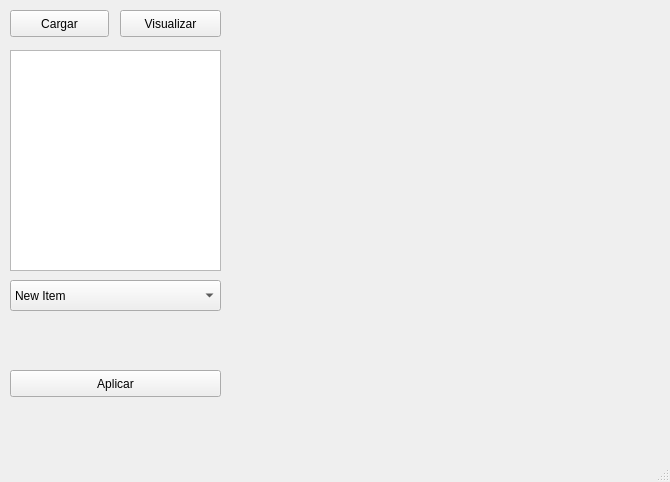
<?xml version="1.0" encoding="UTF-8"?>
<ui version="4.0">
 <class>MainWindow</class>
 <widget class="QMainWindow" name="MainWindow">
  <property name="enabled">
   <bool>true</bool>
  </property>
  <property name="geometry">
   <rect>
    <x>0</x>
    <y>0</y>
    <width>670</width>
    <height>482</height>
   </rect>
  </property>
  <property name="acceptDrops">
   <bool>true</bool>
  </property>
  <property name="windowTitle">
   <string>Restaurador</string>
  </property>
  <widget class="QWidget" name="centralwidget">
   <widget class="QPushButton" name="btn_cargar">
    <property name="geometry">
     <rect>
      <x>10</x>
      <y>10</y>
      <width>99</width>
      <height>27</height>
     </rect>
    </property>
    <property name="text">
     <string>Cargar</string>
    </property>
   </widget>
   <widget class="QListWidget" name="listWidget">
    <property name="geometry">
     <rect>
      <x>10</x>
      <y>50</y>
      <width>211</width>
      <height>221</height>
     </rect>
    </property>
   </widget>
   <widget class="QPushButton" name="btn_visualizar">
    <property name="geometry">
     <rect>
      <x>120</x>
      <y>10</y>
      <width>101</width>
      <height>27</height>
     </rect>
    </property>
    <property name="text">
     <string>Visualizar</string>
    </property>
   </widget>
   <widget class="QComboBox" name="cb_filtros">
    <property name="geometry">
     <rect>
      <x>10</x>
      <y>280</y>
      <width>211</width>
      <height>31</height>
     </rect>
    </property>
    <item>
     <property name="text">
      <string>New Item</string>
     </property>
    </item>
    <item>
     <property name="text">
      <string>filtro1</string>
     </property>
    </item>
    <item>
     <property name="text">
      <string>filtro2</string>
     </property>
    </item>
   </widget>
   <widget class="QLabel" name="label_algoritmo">
    <property name="geometry">
     <rect>
      <x>10</x>
      <y>330</y>
      <width>211</width>
      <height>21</height>
     </rect>
    </property>
    <property name="acceptDrops">
     <bool>true</bool>
    </property>
    <property name="text">
     <string/>
    </property>
   </widget>
   <widget class="QPushButton" name="btn_aplicar">
    <property name="geometry">
     <rect>
      <x>10</x>
      <y>370</y>
      <width>211</width>
      <height>27</height>
     </rect>
    </property>
    <property name="text">
     <string>Aplicar</string>
    </property>
   </widget>
  </widget>
  <widget class="QMenuBar" name="menubar">
   <property name="geometry">
    <rect>
     <x>0</x>
     <y>0</y>
     <width>670</width>
     <height>25</height>
    </rect>
   </property>
  </widget>
  <widget class="QStatusBar" name="statusbar"/>
 </widget>
 <resources/>
 <connections/>
</ui>
